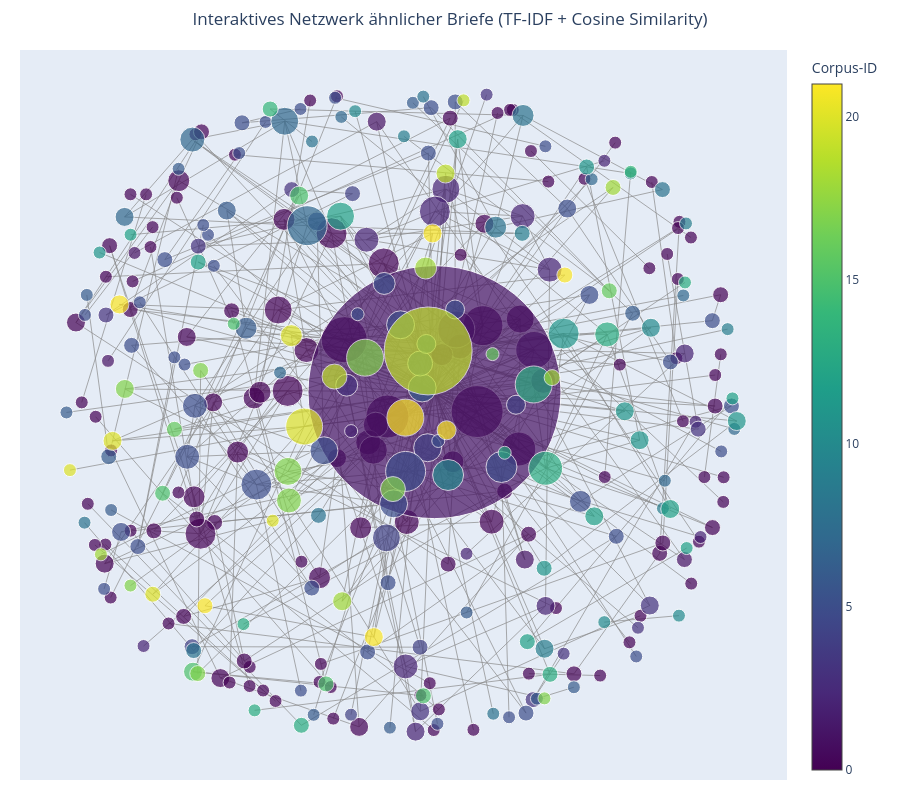

Notebook code for this chart:
### Code cell
import plotly.graph_objects as go

print(f"Dokumente im Netzwerk: {len(doc_ids_net)}")

# -----------------------------
# 1. Netzwerk aufbauen
# -----------------------------
threshold = 0.20

G = nx.Graph()

for doc_id in doc_ids_net:
    G.add_node(doc_id)

n = len(doc_ids_net)
for i in range(n):
    for j in range(i + 1, n):
        sim = sim_matrix[i, j]
        if sim >= threshold:
            G.add_edge(doc_ids_net[i], doc_ids_net[j], weight=float(sim))

print(f"Knoten: {G.number_of_nodes()}")
print(f"Kanten: {G.number_of_edges()}")

# Optional: Isolates entfernen
G_plot = G.copy()
isolates = list(nx.isolates(G_plot))
G_plot.remove_nodes_from(isolates)

print(f"Ohne Isolates -> Knoten: {G_plot.number_of_nodes()}, Kanten: {G_plot.number_of_edges()}")

# -----------------------------
# 3. Layout berechnen
# -----------------------------
pos = nx.spring_layout(G_plot, seed=42, k=0.35)

# -----------------------------
# 4. Edge-Trace
# -----------------------------
edge_x = []
edge_y = []
edge_text = []

for u, v, data in G_plot.edges(data=True):
    x0, y0 = pos[u]
    x1, y1 = pos[v]
    edge_x.extend([x0, x1, None])
    edge_y.extend([y0, y1, None])
    edge_text.append(f"{u} ↔ {v}<br>similarity={data['weight']:.3f}")

edge_trace = go.Scatter(
    x=edge_x,
    y=edge_y,
    line=dict(width=0.7, color="#888"),
    hoverinfo="none",
    mode="lines"
)

# -----------------------------
# 5. Node-Trace
# -----------------------------
node_x = []
node_y = []
node_text = []
node_size = []
node_color = []

degrees = dict(G_plot.degree())

for node in G_plot.nodes():
    x, y = pos[node]
    node_x.append(x)
    node_y.append(y)

    deg = degrees[node]
    node_size.append(10 + deg * 3)
    node_color.append(deg)

    node_text.append(
        f"<b>{node}</b><br>"
        f"Degree: {deg}"
    )

corpus_map = dict(zip(df_topics["doc_id"], df_topics["corpus"]))

unique_corpora = sorted(set(corpus_map.get(node, "unknown") for node in G_plot.nodes()))
corpus_to_int = {c: i for i, c in enumerate(unique_corpora)}

node_color = [corpus_to_int.get(corpus_map.get(node, "unknown"), 0) for node in G_plot.nodes()]
node_text = [
    f"<b>{node}</b><br>Corpus: {corpus_map.get(node, 'unknown')}<br>Degree: {degrees[node]}"
    for node in G_plot.nodes()
]

node_trace = go.Scatter(
    x=node_x,
    y=node_y,
    mode="markers+text",
    text=["" for _ in G_plot.nodes()],   # leer; Labels nur bei Hover
    hoverinfo="text",
    hovertext=node_text,
    marker=dict(
    showscale=True,
    colorscale="Viridis",
    color=node_color,
    size=node_size,
    colorbar=dict(title="Corpus-ID"),
    line_width=1
)
)

# -----------------------------
# 6. Figure
# -----------------------------
fig = go.Figure(
    data=[edge_trace, node_trace],
    layout=go.Layout(
        title="Interaktives Netzwerk ähnlicher Briefe (TF-IDF + Cosine Similarity)",
        title_x=0.5,
        showlegend=False,
        hovermode="closest",
        margin=dict(b=20, l=20, r=20, t=50),
        xaxis=dict(showgrid=False, zeroline=False, showticklabels=False),
        yaxis=dict(showgrid=False, zeroline=False, showticklabels=False),
        height=800
    )
)

fig.show()

### Figure 1 — Plotly figure (JSON) as saved in the notebook; plotly's stock layout.template omitted (floating-point values rounded to 4 significant figures; data arrays with more than 128 entries replaced by an {"elided": "..."} marker saying what was removed)
{"data": [{"hoverinfo": "none", "line": {"color": "#888", "width": 0.7}, "mode": "lines", "type": "scatter", "x": {"elided": "1437 float values"}, "y": {"elided": "1437 float values"}}, {"hoverinfo": "text", "hovertext": {"elided": "329 str values"}, "marker": {"color": {"elided": "329 int values"}, "colorbar": {"title": {"text": "Corpus-ID"}}, "colorscale": [[0, "#440154"], [0.1111, "#482878"], [0.2222, "#3e4989"], [0.3333, "#31688e"], [0.4444, "#26828e"], [0.5556, "#1f9e89"], [0.6667, "#35b779"], [0.7778, "#6ece58"], [0.8889, "#b5de2b"], [1, "#fde725"]], "line": {"width": 1}, "showscale": true, "size": {"elided": "329 int values"}}, "mode": "markers+text", "text": {"elided": "329 str values"}, "type": "scatter", "x": {"elided": "329 float values"}, "y": {"elided": "329 float values"}}], "layout": {"height": 800, "hovermode": "closest", "margin": {"b": 20, "l": 20, "r": 20, "t": 50}, "showlegend": false, "title": {"text": "Interaktives Netzwerk ähnlicher Briefe (TF-IDF + Cosine Similarity)", "x": 0.5}, "xaxis": {"showgrid": false, "showticklabels": false, "zeroline": false}, "yaxis": {"showgrid": false, "showticklabels": false, "zeroline": false}}}
